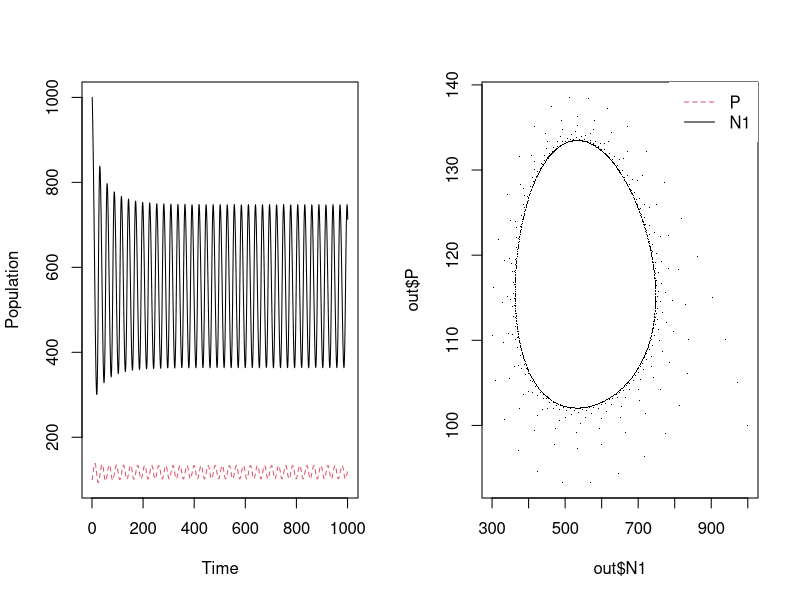
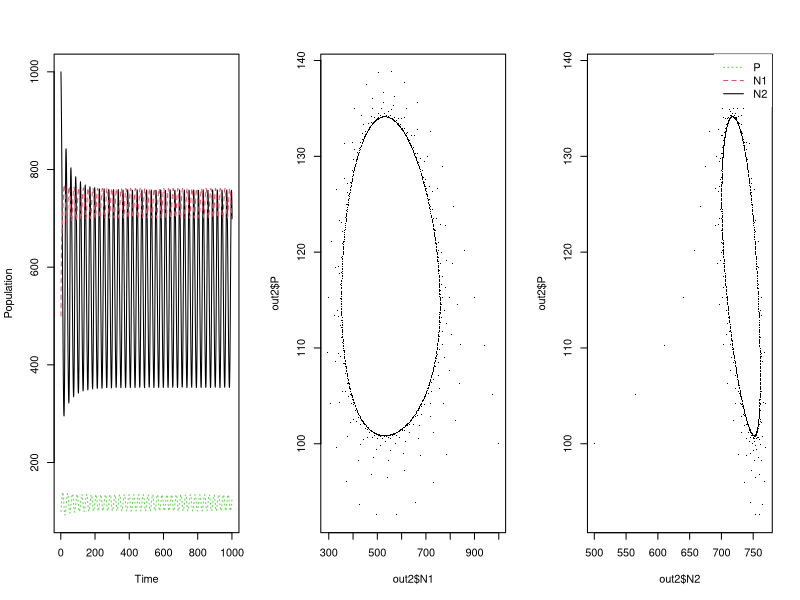

Source code (R) for these figures, in order:
## ---- chunk 1
knitr::opts_chunk$set(echo = TRUE)
## ---- chunk 2
library(deSolve)

RM <- function (Time, Populations, Parameters) {
    with(as.list(c(Populations, Parameters)), {
        dN1 = r1*N1*(1-N1/K1)-a1*N1/(b1+N1)*P
        dP = c*a1*N1/(b1+N1)*P - d*P
        return(list(c(dN1, dP)))
    })
}
 
 
pred2prey <- function (Time, Populations, Parameters) {
    with(as.list(c(Populations, Parameters)), {
            dN1 = r1*N1*(1-N1/K1)-a1*N1/(b1+N1)*P
            dN2 = r2*N2*(1-N2/K2)-a2*N1/(b2+N2)*P
            dP = c*(a1*N1/(b1+N1)*P+a2*N1/(b2+N2)) - d*P
        return(list(c(dN1, dN2, dP)))
    })
}
## ---- chunk 3
#initial conditions

###RM
P=100
N1=1000
N2=500

r1=1
a1=5
K1=1500
b1=400

r2=1.2
a2=1
K2=800
b2=150

c=0.07
d=0.2

## ---- chunk 4
#one predator, one prey

Parameters <- c(r1=r1,a1=a1,c=c,d=d,K1=K1,b1=b1) 
Populations <- c(N1=N1,P=P) #starting values
Time <- seq(0, 1000, by = 1) #time steps, creates a sequence of integers from 0 to 100

out <- as.data.frame(ode(func = RM, y = Populations, parms = Parameters, times = Time))
#out
par(mfrow=c(1,2))
matplot(out[,-1], type = "l", xlab = "Time", ylab = "Population")
plot(out$N1,out$P,pch=".")
legend("topright", c("P","N1"), lty = c(2,1), col = c(2,1), box.lwd = 0)

## ---- chunk 5
######################
## Now try messing with how can 2 prey coexist with shared predator. But read Holt. He probably figured this out already. But then we can add to that
###################

Parameters <- c(r1=r1,r2=r2,a1=a1,a2=a2,b1=b1,b2=b2,c=c,d=d,K1=K1,K2=K2) 
Populations <- c(N1=N1,N2=N2,P=P) #starting values
Time <- seq(0, 1000, by = 1) #time steps, creates a sequence of integers from 0 to 100

out2 <- as.data.frame(ode(func = pred2prey, y = Populations, parms = Parameters, times = Time))
#out
par(mfrow=c(1,3))
matplot(out2[,-1], type = "l", xlab = "Time", ylab = "Population")
plot(out2$N1,out2$P,pch=".")
plot(out2$N2,out2$P,pch=".")

legend("topright", c("P","N1","N2"), lty = c(3,2,1), col = c(3,2,1), box.lwd = 0)
